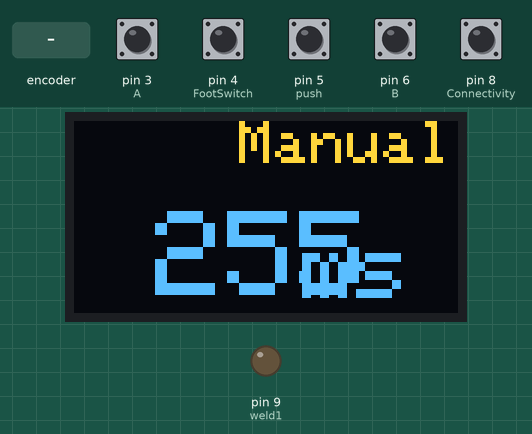
Bench run of a sketch on a simulated Arduino Uno, built with avr-gcc and run on an emulated ATmega328P. Parts: 128×64 one-colour display, output pins drawn as LEDs (lit = HIGH). The inputs (shaded band) are chosen by the test bench; at power-on: pin 3 (A), pin 4 (FootSwitch), pin 5 (push), pin 6 (B), pin 8 (Connectivity) HIGH. The OLED is the two-colour kind (top 16 rows yellow); EEPROM starts erased; what the sketch prints to the serial monitor is not drawn.

Above: at 1.2 s.
1.3 s: pin 5 (push) pulled LOW for 1 s
At 2.8 s:
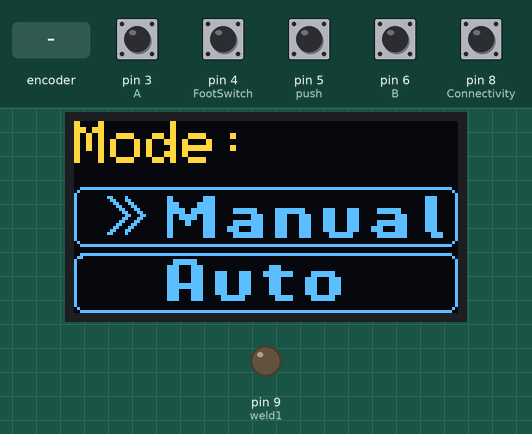
3.8 s: rotary encoder on pin 3 (A) / pin 6 (B) turned 3 steps (first pin leading)
At 4.05 s:
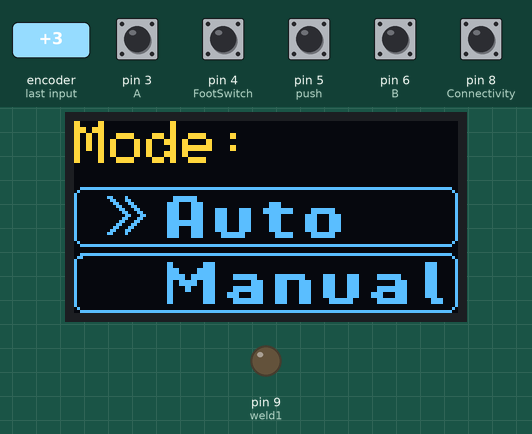
5.9 s: pin 5 (push) pulled LOW for 0.15 s
At 6.6 s:
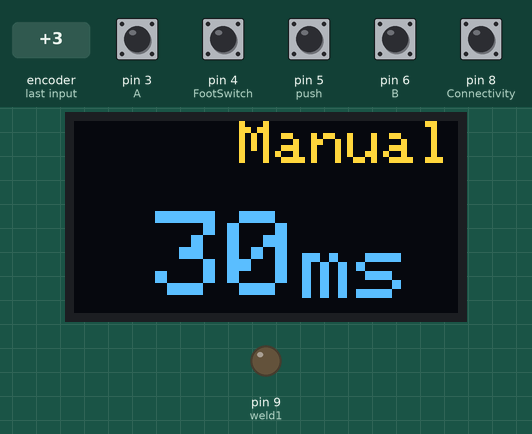
7.7 s: pin 4 (FootSwitch) pulled LOW for 0.15 s
At 8.9 s:
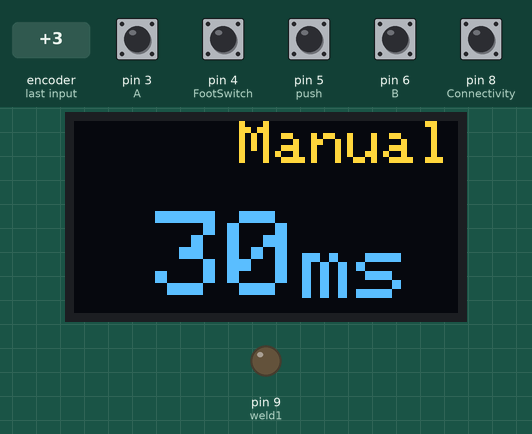
9.3 s: rotary encoder on pin 3 (A) / pin 6 (B) turned 2 steps (second pin leading)
At 10.8 s:
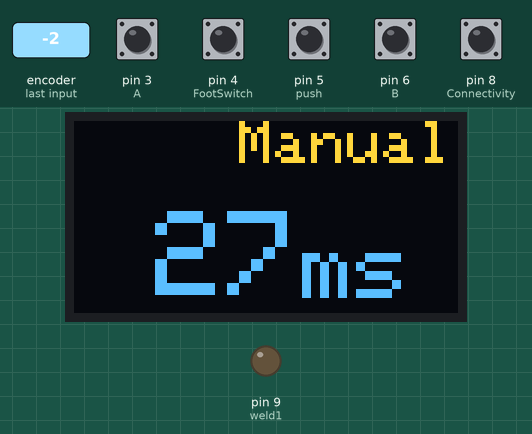
11.2 s: pin 5 (push) pulled LOW for 3.2 s
At 12.4 s:
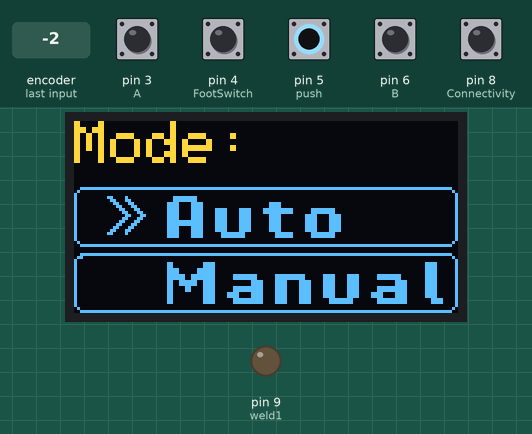
Timing chart, 0 to 14.2 s (numbered marks = the images above; inputs shaded):
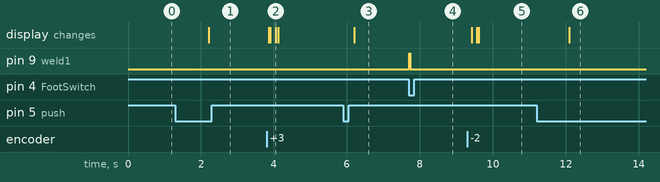

Measured:
- after the input at 1.3 s, the display: changes after 0.91 s (image 1)
- after the input at 3.8 s, the display: changes after 0.06 s (image 2)
- after the input at 5.9 s, the display: changes after 0.30 s (image 3)
- after the input at 7.7 s, pin 9 (weld1): LOW → HIGH at once, → LOW 0.03 s later
- after the input at 9.3 s, the display: first changes after 0.12 s (image 5 shows a later state)
- after the input at 11.2 s, the display: changes after 0.90 s (image 6)

The sketch:

SpotWelder.ino
```cpp
#include <Wire.h>
#include <Adafruit_SSD1306.h>
#include <OneButton.h>
#include <EEPROM.h>
Adafruit_SSD1306 display(128, 64, &Wire, 4);

const unsigned char ManualDisplay [] PROGMEM = {
	0x00, 0x00, 0x00, 0x00, 0x00, 0x00, 0x00, 0x00, 0x00, 0x00, 0x00, 0x00, 0x00, 0x00, 0x00, 0x00,
	0x00, 0x00, 0x00, 0x00, 0x00, 0x00, 0x00, 0x00, 0x00, 0x00, 0x00, 0x00, 0x00, 0x00, 0x00, 0x00,
	0x00, 0x00, 0x00, 0x00, 0x00, 0x00, 0x00, 0x00, 0x00, 0x00, 0x00, 0x00, 0x00, 0x00, 0x00, 0x00,
	0x00, 0x00, 0x00, 0x00, 0x00, 0x00, 0x00, 0x00, 0x00, 0x00, 0x00, 0x00, 0x00, 0x00, 0x00, 0x00,
	0x00, 0x00, 0x00, 0x00, 0x00, 0x00, 0x00, 0x00, 0x00, 0x00, 0x00, 0x00, 0x00, 0x00, 0x00, 0x00,
	0x00, 0x00, 0x00, 0x00, 0x00, 0x00, 0x00, 0x00, 0x00, 0x00, 0x00, 0x00, 0x00, 0x00, 0x00, 0x00,
	0x00, 0x00, 0x00, 0x00, 0x00, 0x00, 0x00, 0x00, 0x00, 0x00, 0x00, 0x00, 0x00, 0x00, 0x00, 0x00,
	0x00, 0x00, 0x00, 0x00, 0x00, 0x00, 0x00, 0x00, 0x00, 0x00, 0x00, 0x00, 0x00, 0x00, 0x00, 0x00,
	0x00, 0x00, 0x00, 0x00, 0x00, 0x00, 0x00, 0x00, 0x00, 0x00, 0x00, 0x00, 0x00, 0x00, 0x00, 0x00,
	0x00, 0x00, 0x00, 0x00, 0x00, 0x00, 0x00, 0x00, 0x00, 0x00, 0x00, 0x00, 0x00, 0x00, 0x00, 0x00,
	0x00, 0x00, 0x00, 0x00, 0x00, 0x00, 0x00, 0x00, 0x00, 0x00, 0x00, 0x00, 0x00, 0x00, 0x00, 0x00,
	0x00, 0x00, 0x00, 0x00, 0x00, 0x00, 0x00, 0x00, 0x00, 0x00, 0x00, 0x00, 0x00, 0x00, 0x00, 0x00,
	0x00, 0x00, 0x00, 0x00, 0x00, 0x00, 0x00, 0x00, 0x00, 0x00, 0x00, 0x00, 0x00, 0x00, 0x00, 0x00,
	0x00, 0x00, 0x00, 0x00, 0x00, 0x00, 0x00, 0x00, 0x00, 0x00, 0x00, 0x00, 0x00, 0x00, 0x00, 0x00,
	0x00, 0x00, 0x00, 0x00, 0x00, 0x00, 0x00, 0x00, 0x00, 0x00, 0x00, 0x00, 0x00, 0x00, 0x00, 0x00,
	0x00, 0x00, 0x00, 0x00, 0x00, 0x00, 0x00, 0x00, 0x00, 0x00, 0x00, 0x00, 0x00, 0x00, 0x00, 0x00,
	0x00, 0x00, 0x00, 0x00, 0x00, 0x00, 0x00, 0x00, 0x00, 0x00, 0x00, 0x00, 0x00, 0x00, 0x00, 0x00,
	0x00, 0x00, 0x00, 0x00, 0x00, 0x00, 0x00, 0x00, 0x00, 0x00, 0x00, 0x00, 0x00, 0x00, 0x00, 0x00,
	0x00, 0x00, 0x00, 0x00, 0x00, 0x00, 0x00, 0x00, 0x00, 0x00, 0x00, 0x00, 0x00, 0x00, 0x00, 0x00,
	0x00, 0x00, 0x00, 0x00, 0x00, 0x00, 0x00, 0x00, 0x00, 0x00, 0x00, 0x00, 0x00, 0x00, 0x00, 0x00,
	0x00, 0x00, 0x00, 0x00, 0x00, 0x00, 0x00, 0x00, 0x00, 0x00, 0x00, 0x00, 0x00, 0x00, 0x00, 0x00,
	0x00, 0x00, 0x00, 0x00, 0x00, 0x00, 0x00, 0x00, 0x00, 0x00, 0x00, 0x00, 0x00, 0x00, 0x00, 0x00,
	0x3f, 0xff, 0xff, 0xff, 0xff, 0xff, 0xff, 0xff, 0xff, 0xff, 0xff, 0xff, 0xff, 0xff, 0xff, 0xfc,
	0x40, 0x00, 0x00, 0x00, 0x00, 0x00, 0x00, 0x00, 0x00, 0x00, 0x00, 0x00, 0x00, 0x00, 0x00, 0x02,
	0x80, 0x00, 0x00, 0x00, 0x00, 0x00, 0x00, 0x00, 0x00, 0x00, 0x00, 0x00, 0x00, 0x00, 0x00, 0x01,
	0x80, 0x18, 0x40, 0x01, 0x80, 0x1e, 0x00, 0x00, 0x00, 0x00, 0x00, 0x00, 0x00, 0x00, 0x07, 0x81,
	0x80, 0x0c, 0x60, 0x01, 0x80, 0x1e, 0x00, 0x00, 0x00, 0x00, 0x00, 0x00, 0x00, 0x00, 0x07, 0x81,
	0x80, 0x06, 0x30, 0x01, 0xe0, 0x7e, 0x00, 0x00, 0x00, 0x00, 0x00, 0x00, 0x00, 0x00, 0x07, 0x81,
	0x80, 0x03, 0x18, 0x01, 0xe0, 0x7e, 0x00, 0x00, 0x00, 0x00, 0x00, 0x00, 0x00, 0x00, 0x07, 0x81,
	0x80, 0x01, 0x8c, 0x01, 0xf9, 0xfe, 0x07, 0xf8, 0x1f, 0xf8, 0x1e, 0x1e, 0x07, 0xf8, 0x07, 0x81,
	0x80, 0x00, 0xc6, 0x01, 0xf9, 0xfe, 0x07, 0xf8, 0x1f, 0xf8, 0x1e, 0x1e, 0x07, 0xf8, 0x07, 0x81,
	0x80, 0x00, 0x63, 0x01, 0x9f, 0x9e, 0x00, 0x1e, 0x1e, 0x1e, 0x1e, 0x1e, 0x00, 0x1e, 0x07, 0x81,
	0x80, 0x00, 0xc6, 0x01, 0x9f, 0x9e, 0x00, 0x1e, 0x1e, 0x1e, 0x1e, 0x1e, 0x00, 0x1e, 0x07, 0x81,
	0x80, 0x01, 0x8c, 0x01, 0x86, 0x1e, 0x07, 0xfe, 0x1e, 0x1e, 0x1e, 0x1e, 0x07, 0xfe, 0x07, 0x81,
	0x80, 0x03, 0x18, 0x01, 0x86, 0x1e, 0x07, 0xfe, 0x1e, 0x1e, 0x1e, 0x1e, 0x07, 0xfe, 0x07, 0x81,
	0x80, 0x06, 0x30, 0x01, 0x80, 0x1e, 0x1e, 0x1e, 0x1e, 0x1e, 0x1e, 0x1e, 0x1e, 0x1e, 0x07, 0x81,
	0x80, 0x0c, 0x60, 0x01, 0x80, 0x1e, 0x1e, 0x1e, 0x1e, 0x1e, 0x1e, 0x1e, 0x1e, 0x1e, 0x07, 0x81,
	0x80, 0x18, 0x40, 0x01, 0x80, 0x1e, 0x07, 0xfe, 0x1e, 0x1e, 0x07, 0xf8, 0x07, 0xfe, 0x01, 0xe1,
	0x80, 0x00, 0x00, 0x01, 0x80, 0x1e, 0x07, 0xfe, 0x1e, 0x1e, 0x07, 0xf8, 0x07, 0xfe, 0x01, 0xe1,
	0x80, 0x00, 0x00, 0x00, 0x00, 0x00, 0x00, 0x00, 0x00, 0x00, 0x00, 0x00, 0x00, 0x00, 0x00, 0x01,
	0x40, 0x00, 0x00, 0x00, 0x00, 0x00, 0x00, 0x00, 0x00, 0x00, 0x00, 0x00, 0x00, 0x00, 0x00, 0x02,
	0x3f, 0xff, 0xff, 0xff, 0xff, 0xff, 0xff, 0xff, 0xff, 0xff, 0xff, 0xff, 0xff, 0xff, 0xff, 0xfc,
	0x00, 0x00, 0x00, 0x00, 0x00, 0x00, 0x00, 0x00, 0x00, 0x00, 0x00, 0x00, 0x00, 0x00, 0x00, 0x00,
	0x00, 0x00, 0x00, 0x00, 0x00, 0x00, 0x00, 0x00, 0x00, 0x00, 0x00, 0x00, 0x00, 0x00, 0x00, 0x00,
	0x3f, 0xff, 0xff, 0xff, 0xff, 0xff, 0xff, 0xff, 0xff, 0xff, 0xff, 0xff, 0xff, 0xff, 0xff, 0xfc,
	0x60, 0x00, 0x00, 0x00, 0x00, 0x00, 0x00, 0x00, 0x00, 0x00, 0x00, 0x00, 0x00, 0x00, 0x00, 0x02,
	0x80, 0x00, 0x00, 0x00, 0x7f, 0x80, 0x00, 0x00, 0x00, 0x00, 0x00, 0x00, 0x00, 0x00, 0x00, 0x01,
	0x80, 0x00, 0x00, 0x00, 0x7f, 0x80, 0x00, 0x00, 0x00, 0x00, 0x00, 0x00, 0x00, 0x00, 0x00, 0x01,
	0x80, 0x00, 0x00, 0x01, 0xe1, 0xe0, 0x00, 0x00, 0x78, 0x00, 0x00, 0x00, 0x00, 0x00, 0x00, 0x01,
	0x80, 0x00, 0x00, 0x01, 0xe1, 0xe0, 0x00, 0x00, 0x78, 0x00, 0x00, 0x00, 0x00, 0x00, 0x00, 0x01,
	0x80, 0x00, 0x00, 0x01, 0xe1, 0xe1, 0xe1, 0xe1, 0xff, 0x81, 0xfe, 0x00, 0x00, 0x00, 0x00, 0x01,
	0x80, 0x00, 0x00, 0x01, 0xe1, 0xe1, 0xe1, 0xe1, 0xff, 0x81, 0xfe, 0x00, 0x00, 0x00, 0x00, 0x01,
	0x80, 0x00, 0x00, 0x01, 0xe1, 0xe1, 0xe1, 0xe0, 0x78, 0x07, 0x87, 0x80, 0x00, 0x00, 0x00, 0x01,
	0x80, 0x00, 0x00, 0x01, 0xe1, 0xe1, 0xe1, 0xe0, 0x78, 0x07, 0x87, 0x80, 0x00, 0x00, 0x00, 0x01,
	0x80, 0x00, 0x00, 0x01, 0xff, 0xe1, 0xe1, 0xe0, 0x78, 0x07, 0x87, 0x80, 0x00, 0x00, 0x00, 0x01,
	0x80, 0x00, 0x00, 0x01, 0xff, 0xe1, 0xe1, 0xe0, 0x78, 0x07, 0x87, 0x80, 0x00, 0x00, 0x00, 0x01,
	0x80, 0x00, 0x00, 0x01, 0xe1, 0xe1, 0xe1, 0xe0, 0x78, 0x07, 0x87, 0x80, 0x00, 0x00, 0x00, 0x01,
	0x80, 0x00, 0x00, 0x01, 0xe1, 0xe1, 0xe1, 0xe0, 0x78, 0x07, 0x87, 0x80, 0x00, 0x00, 0x00, 0x01,
	0x80, 0x00, 0x00, 0x01, 0xe1, 0xe0, 0x7f, 0x80, 0x1f, 0x81, 0xfe, 0x00, 0x00, 0x00, 0x00, 0x01,
	0x80, 0x00, 0x00, 0x01, 0xe1, 0xe0, 0x7f, 0x80, 0x1f, 0x81, 0xfe, 0x00, 0x00, 0x00, 0x00, 0x01,
	0x80, 0x00, 0x00, 0x00, 0x00, 0x00, 0x00, 0x00, 0x00, 0x00, 0x00, 0x00, 0x00, 0x00, 0x00, 0x01,
	0x80, 0x00, 0x00, 0x00, 0x00, 0x00, 0x00, 0x00, 0x00, 0x00, 0x00, 0x00, 0x00, 0x00, 0x00, 0x01,
	0x40, 0x00, 0x00, 0x00, 0x00, 0x00, 0x00, 0x00, 0x00, 0x00, 0x00, 0x00, 0x00, 0x00, 0x00, 0x02,
	0x3f, 0xff, 0xff, 0xff, 0xff, 0xff, 0xff, 0xff, 0xff, 0xff, 0xff, 0xff, 0xff, 0xff, 0xff, 0xfc
};

const unsigned char AutoDisplay [] PROGMEM = {
	0x00, 0x00, 0x00, 0x00, 0x00, 0x00, 0x00, 0x00, 0x00, 0x00, 0x00, 0x00, 0x00, 0x00, 0x00, 0x00,
	0x00, 0x00, 0x00, 0x00, 0x00, 0x00, 0x00, 0x00, 0x00, 0x00, 0x00, 0x00, 0x00, 0x00, 0x00, 0x00,
	0x00, 0x00, 0x00, 0x00, 0x00, 0x00, 0x00, 0x00, 0x00, 0x00, 0x00, 0x00, 0x00, 0x00, 0x00, 0x00,
	0x00, 0x00, 0x00, 0x00, 0x00, 0x00, 0x00, 0x00, 0x00, 0x00, 0x00, 0x00, 0x00, 0x00, 0x00, 0x00,
	0x00, 0x00, 0x00, 0x00, 0x00, 0x00, 0x00, 0x00, 0x00, 0x00, 0x00, 0x00, 0x00, 0x00, 0x00, 0x00,
	0x00, 0x00, 0x00, 0x00, 0x00, 0x00, 0x00, 0x00, 0x00, 0x00, 0x00, 0x00, 0x00, 0x00, 0x00, 0x00,
	0x00, 0x00, 0x00, 0x00, 0x00, 0x00, 0x00, 0x00, 0x00, 0x00, 0x00, 0x00, 0x00, 0x00, 0x00, 0x00,
	0x00, 0x00, 0x00, 0x00, 0x00, 0x00, 0x00, 0x00, 0x00, 0x00, 0x00, 0x00, 0x00, 0x00, 0x00, 0x00,
	0x00, 0x00, 0x00, 0x00, 0x00, 0x00, 0x00, 0x00, 0x00, 0x00, 0x00, 0x00, 0x00, 0x00, 0x00, 0x00,
	0x00, 0x00, 0x00, 0x00, 0x00, 0x00, 0x00, 0x00, 0x00, 0x00, 0x00, 0x00, 0x00, 0x00, 0x00, 0x00,
	0x00, 0x00, 0x00, 0x00, 0x00, 0x00, 0x00, 0x00, 0x00, 0x00, 0x00, 0x00, 0x00, 0x00, 0x00, 0x00,
	0x00, 0x00, 0x00, 0x00, 0x00, 0x00, 0x00, 0x00, 0x00, 0x00, 0x00, 0x00, 0x00, 0x00, 0x00, 0x00,
	0x00, 0x00, 0x00, 0x00, 0x00, 0x00, 0x00, 0x00, 0x00, 0x00, 0x00, 0x00, 0x00, 0x00, 0x00, 0x00,
	0x00, 0x00, 0x00, 0x00, 0x00, 0x00, 0x00, 0x00, 0x00, 0x00, 0x00, 0x00, 0x00, 0x00, 0x00, 0x00,
	0x00, 0x00, 0x00, 0x00, 0x00, 0x00, 0x00, 0x00, 0x00, 0x00, 0x00, 0x00, 0x00, 0x00, 0x00, 0x00,
	0x00, 0x00, 0x00, 0x00, 0x00, 0x00, 0x00, 0x00, 0x00, 0x00, 0x00, 0x00, 0x00, 0x00, 0x00, 0x00,
	0x00, 0x00, 0x00, 0x00, 0x00, 0x00, 0x00, 0x00, 0x00, 0x00, 0x00, 0x00, 0x00, 0x00, 0x00, 0x00,
	0x00, 0x00, 0x00, 0x00, 0x00, 0x00, 0x00, 0x00, 0x00, 0x00, 0x00, 0x00, 0x00, 0x00, 0x00, 0x00,
	0x00, 0x00, 0x00, 0x00, 0x00, 0x00, 0x00, 0x00, 0x00, 0x00, 0x00, 0x00, 0x00, 0x00, 0x00, 0x00,
	0x00, 0x00, 0x00, 0x00, 0x00, 0x00, 0x00, 0x00, 0x00, 0x00, 0x00, 0x00, 0x00, 0x00, 0x00, 0x00,
	0x00, 0x00, 0x00, 0x00, 0x00, 0x00, 0x00, 0x00, 0x00, 0x00, 0x00, 0x00, 0x00, 0x00, 0x00, 0x00,
	0x00, 0x00, 0x00, 0x00, 0x00, 0x00, 0x00, 0x00, 0x00, 0x00, 0x00, 0x00, 0x00, 0x00, 0x00, 0x00,
	0x3f, 0xff, 0xff, 0xff, 0xff, 0xff, 0xff, 0xff, 0xff, 0xff, 0xff, 0xff, 0xff, 0xff, 0xff, 0xfc,
	0x40, 0x00, 0x00, 0x00, 0x00, 0x00, 0x00, 0x00, 0x00, 0x00, 0x00, 0x00, 0x00, 0x00, 0x00, 0x02,
	0x80, 0x00, 0x00, 0x00, 0x00, 0x00, 0x00, 0x00, 0x00, 0x00, 0x00, 0x00, 0x00, 0x00, 0x00, 0x01,
	0x80, 0x18, 0x40, 0x00, 0x7f, 0x80, 0x00, 0x00, 0x00, 0x00, 0x00, 0x00, 0x00, 0x00, 0x00, 0x01,
	0x80, 0x0c, 0x60, 0x00, 0x7f, 0x80, 0x00, 0x00, 0x00, 0x00, 0x00, 0x00, 0x00, 0x00, 0x00, 0x01,
	0x80, 0x06, 0x30, 0x01, 0xe1, 0xe0, 0x00, 0x00, 0x78, 0x00, 0x00, 0x00, 0x00, 0x00, 0x00, 0x01,
	0x80, 0x03, 0x18, 0x01, 0xe1, 0xe0, 0x00, 0x00, 0x78, 0x00, 0x00, 0x00, 0x00, 0x00, 0x00, 0x01,
	0x80, 0x01, 0x8c, 0x01, 0xe1, 0xe1, 0xe1, 0xe1, 0xff, 0x81, 0xfe, 0x00, 0x00, 0x00, 0x00, 0x01,
	0x80, 0x00, 0xc6, 0x01, 0xe1, 0xe1, 0xe1, 0xe1, 0xff, 0x81, 0xfe, 0x00, 0x00, 0x00, 0x00, 0x01,
	0x80, 0x00, 0x63, 0x01, 0xe1, 0xe1, 0xe1, 0xe0, 0x78, 0x07, 0x87, 0x80, 0x00, 0x00, 0x00, 0x01,
	0x80, 0x00, 0xc6, 0x01, 0xe1, 0xe1, 0xe1, 0xe0, 0x78, 0x07, 0x87, 0x80, 0x00, 0x00, 0x00, 0x01,
	0x80, 0x01, 0x8c, 0x01, 0xff, 0xe1, 0xe1, 0xe0, 0x78, 0x07, 0x87, 0x80, 0x00, 0x00, 0x00, 0x01,
	0x80, 0x03, 0x18, 0x01, 0xff, 0xe1, 0xe1, 0xe0, 0x78, 0x07, 0x87, 0x80, 0x00, 0x00, 0x00, 0x01,
	0x80, 0x06, 0x30, 0x01, 0xe1, 0xe1, 0xe1, 0xe0, 0x78, 0x07, 0x87, 0x80, 0x00, 0x00, 0x00, 0x01,
	0x80, 0x0c, 0x60, 0x01, 0xe1, 0xe1, 0xe1, 0xe0, 0x78, 0x07, 0x87, 0x80, 0x00, 0x00, 0x00, 0x01,
	0x80, 0x18, 0x40, 0x01, 0xe1, 0xe0, 0x7f, 0x80, 0x1f, 0x81, 0xfe, 0x00, 0x00, 0x00, 0x00, 0x01,
	0x80, 0x00, 0x00, 0x01, 0xe1, 0xe0, 0x7f, 0x80, 0x1f, 0x81, 0xfe, 0x00, 0x00, 0x00, 0x00, 0x01,
	0x80, 0x00, 0x00, 0x00, 0x00, 0x00, 0x00, 0x00, 0x00, 0x00, 0x00, 0x00, 0x00, 0x00, 0x00, 0x01,
	0x40, 0x00, 0x00, 0x00, 0x00, 0x00, 0x00, 0x00, 0x00, 0x00, 0x00, 0x00, 0x00, 0x00, 0x00, 0x02,
	0x3f, 0xff, 0xff, 0xff, 0xff, 0xff, 0xff, 0xff, 0xff, 0xff, 0xff, 0xff, 0xff, 0xff, 0xff, 0xfc,
	0x00, 0x00, 0x00, 0x00, 0x00, 0x00, 0x00, 0x00, 0x00, 0x00, 0x00, 0x00, 0x00, 0x00, 0x00, 0x00,
	0x00, 0x00, 0x00, 0x00, 0x00, 0x00, 0x00, 0x00, 0x00, 0x00, 0x00, 0x00, 0x00, 0x00, 0x00, 0x00,
	0x3f, 0xff, 0xff, 0xff, 0xff, 0xff, 0xff, 0xff, 0xff, 0xff, 0xff, 0xff, 0xff, 0xff, 0xff, 0xfc,
	0x60, 0x00, 0x00, 0x00, 0x00, 0x00, 0x00, 0x00, 0x00, 0x00, 0x00, 0x00, 0x00, 0x00, 0x00, 0x02,
	0x80, 0x00, 0x00, 0x00, 0x00, 0x00, 0x00, 0x00, 0x00, 0x00, 0x00, 0x00, 0x00, 0x00, 0x00, 0x01,
	0x80, 0x00, 0x00, 0x01, 0x80, 0x1e, 0x00, 0x00, 0x00, 0x00, 0x00, 0x00, 0x00, 0x00, 0x07, 0x81,
	0x80, 0x00, 0x00, 0x01, 0x80, 0x1e, 0x00, 0x00, 0x00, 0x00, 0x00, 0x00, 0x00, 0x00, 0x07, 0x81,
	0x80, 0x00, 0x00, 0x01, 0xe0, 0x7e, 0x00, 0x00, 0x00, 0x00, 0x00, 0x00, 0x00, 0x00, 0x07, 0x81,
	0x80, 0x00, 0x00, 0x01, 0xe0, 0x7e, 0x00, 0x00, 0x00, 0x00, 0x00, 0x00, 0x00, 0x00, 0x07, 0x81,
	0x80, 0x00, 0x00, 0x01, 0xf9, 0xfe, 0x07, 0xf8, 0x1f, 0xf8, 0x1e, 0x1e, 0x07, 0xf8, 0x07, 0x81,
	0x80, 0x00, 0x00, 0x01, 0xf9, 0xfe, 0x07, 0xf8, 0x1f, 0xf8, 0x1e, 0x1e, 0x07, 0xf8, 0x07, 0x81,
	0x80, 0x00, 0x00, 0x01, 0x9f, 0x9e, 0x00, 0x1e, 0x1e, 0x1e, 0x1e, 0x1e, 0x00, 0x1e, 0x07, 0x81,
	0x80, 0x00, 0x00, 0x01, 0x9f, 0x9e, 0x00, 0x1e, 0x1e, 0x1e, 0x1e, 0x1e, 0x00, 0x1e, 0x07, 0x81,
	0x80, 0x00, 0x00, 0x01, 0x86, 0x1e, 0x07, 0xfe, 0x1e, 0x1e, 0x1e, 0x1e, 0x07, 0xfe, 0x07, 0x81,
	0x80, 0x00, 0x00, 0x01, 0x86, 0x1e, 0x07, 0xfe, 0x1e, 0x1e, 0x1e, 0x1e, 0x07, 0xfe, 0x07, 0x81,
	0x80, 0x00, 0x00, 0x01, 0x80, 0x1e, 0x1e, 0x1e, 0x1e, 0x1e, 0x1e, 0x1e, 0x1e, 0x1e, 0x07, 0x81,
	0x80, 0x00, 0x00, 0x01, 0x80, 0x1e, 0x1e, 0x1e, 0x1e, 0x1e, 0x1e, 0x1e, 0x1e, 0x1e, 0x07, 0x81,
	0x80, 0x00, 0x00, 0x01, 0x80, 0x1e, 0x07, 0xfe, 0x1e, 0x1e, 0x07, 0xf8, 0x07, 0xfe, 0x01, 0xe1,
	0x80, 0x00, 0x00, 0x01, 0x80, 0x1e, 0x07, 0xfe, 0x1e, 0x1e, 0x07, 0xf8, 0x07, 0xfe, 0x01, 0xe1,
	0x80, 0x00, 0x00, 0x00, 0x00, 0x00, 0x00, 0x00, 0x00, 0x00, 0x00, 0x00, 0x00, 0x00, 0x00, 0x01,
	0x40, 0x00, 0x00, 0x00, 0x00, 0x00, 0x00, 0x00, 0x00, 0x00, 0x00, 0x00, 0x00, 0x00, 0x00, 0x02,
	0x3f, 0xff, 0xff, 0xff, 0xff, 0xff, 0xff, 0xff, 0xff, 0xff, 0xff, 0xff, 0xff, 0xff, 0xff, 0xfc
};

int A = 3;
int B = 6;
int currentStateA;
int previousStateA;
OneButton push(5, true);
bool screen = 0;
int pulse;
bool mode;
int previousPulse;
const int FootSwitch = 4;
int rotate;
bool prevState = HIGH;
int weld1 = 9;
int Connectivity = 8;
bool prevWeldState = LOW;
bool weldActionTriggered = false;
unsigned long weldStartTime = 0;
int threshold = 1500;
bool weldState;
void setup() {
  Serial.begin(9600);
  pinMode (A,INPUT_PULLUP);
  pinMode (B,INPUT_PULLUP);
  pinMode(weld1, OUTPUT);
  pinMode(FootSwitch, INPUT_PULLUP);
  previousStateA = digitalRead(A);
  push.attachClick(click1);
  push.attachLongPressStart(click2);
  pulse = EEPROM.read(1);
  mode = EEPROM.read(2);
  pinMode(Connectivity, INPUT_PULLUP);
  attachInterrupt(digitalPinToInterrupt(A), EncoderRead, CHANGE);
    if (!display.begin(SSD1306_SWITCHCAPVCC, 0x3C))
  {
    Serial.println(F("SSD1306 allocation failed"));
    for (;;);
  }
  display.clearDisplay();
  analogReference(INTERNAL);
}

void loop() {
  currentStateA = digitalRead(A);
  push.tick();
  if (screen == 1) {
    menu1();
    saveMode();
  }
  if (screen == 0) {
    normal();
    savePulse();
    if(mode == 1){
      manual();
    }
    else{
      Auto();
    }
  }
  Serial.println(digitalRead(Connectivity));
}

void savePulse(){
  if (EEPROM.read(1) != pulse){
    EEPROM.write(1, pulse);
  }
}
void saveMode(){
  if(EEPROM.read(2) != mode){
    EEPROM.write(2, mode);
  }
}
void EncoderRead(){
   if (currentStateA != previousStateA){
     if (digitalRead(B) != currentStateA) {
       pulse --;
       previousPulse = pulse + 1;
     }
     if(digitalRead(B) == currentStateA) {
       pulse ++;
       previousPulse = pulse - 1;
     }
   }
   previousStateA = currentStateA;
   if(pulse < 1){
    pulse = 1;
   }
   if(pulse >= 30){
    pulse = 30;
   }
}

void menu1(){
    if (currentStateA != previousStateA){
      mode = !mode;
    }
    previousStateA = currentStateA;
    display.clearDisplay();
    if(previousPulse != pulse && mode == 1){
      display.setTextColor(WHITE);
      display.setTextSize(2);
      display.setCursor(0, 0);
      display.print("Mode:");
      display.drawBitmap(0, 0, ManualDisplay, 128, 64, 1);
    }
    else {
      display.setTextColor(WHITE);
      display.setTextSize(2);
      display.setCursor(0, 0);
      display.print("Mode:");
      display.drawBitmap(0, 0, AutoDisplay, 128, 64, 1);
    }
    display.display();
}

void click1(){
  screen = 0;
}

void click2(){
  screen = 1;
}

void normal(){
  if (screen == 0 || currentStateA != previousStateA) {
    display.clearDisplay();
    display.setTextColor(WHITE);
    display.setTextSize(4);
    display.setCursor(27, 30);
    display.print(pulse);
    display.setTextColor(WHITE);
    display.setTextSize(3);
    display.setCursor(58, 38);
    display.print(" ms");
    if(mode == 1){
      display.setTextColor(WHITE);
      display.setTextSize(2);
      display.setCursor(55, 0);
      display.print("Manual");
    }
    else{
      display.setTextColor(WHITE);
      display.setTextSize(2);
      display.setCursor(55, 0);
      display.print("Auto");
    }
    display.display();
  }
}

void manual(){
    bool state = digitalRead(FootSwitch);
      if (state == LOW && prevState == HIGH) {
    digitalWrite(weld1, HIGH);
    delay(pulse);
    digitalWrite(weld1, LOW);
  }
  prevState = state;
}

void Auto(){
  weldState = digitalRead(Connectivity);
  if (weldState == HIGH && prevWeldState == LOW) {
    weldStartTime = millis();
    weldActionTriggered = false;
  }
  if (weldState == HIGH && (millis() - weldStartTime > threshold) && !weldActionTriggered) {
    digitalWrite(weld1, HIGH);
    delay(pulse);
    digitalWrite(weld1, LOW);
    weldActionTriggered = true;
  }
  if (weldState == LOW) {
    weldStartTime = 0;
    weldActionTriggered = false;
  }
  prevWeldState = weldState;
}
```
